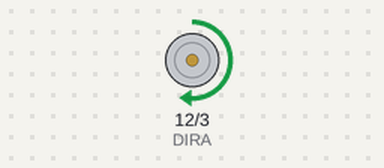
This sketch was run on a simulated Arduino Uno, built with avr-gcc and run on an emulated ATmega328P. Parts: direction and speed pins drawn as motors (green arrow = direction pin HIGH = forward, orange = LOW = backward, longer = more drive).

Above: at 0.2 s.
At 5.5 s:
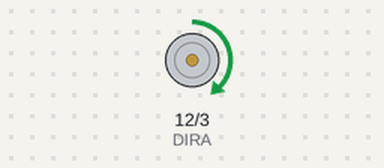
Timing chart, 0 to 13.7 s (numbered marks = the images above):
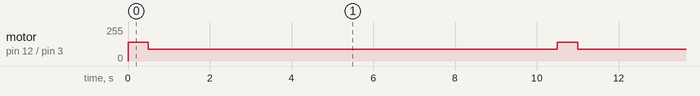

The sketch:

Motor_Check.ino
```cpp
#include <LiquidCrystal.h>
LiquidCrystal lcd(8, 9, 4, 5, 6, 7);           // select the pins used on the LCD panel

#define CW  0
#define CCW 1
#define MOTOR_A 0

const byte PWMA = 3;  // PWM control (speed) for motor A
const byte DIRA = 12; // Direction control for motor A


void setup()
{
 setupArdumoto();
}

void loop()
{
 showPWM_and_IncreasePWM();
 }


void driveArdumoto(byte motor, byte dir, byte spd)
{
  if (motor == MOTOR_A)
  {
    digitalWrite(DIRA, dir);
    analogWrite(PWMA, spd);
  }
  /*else if (motor == MOTOR_B)
  {
    digitalWrite(DIRB, dir);
    analogWrite(PWMB, spd);
  }*/
  else
  {
  }
}


void setupArdumoto()
{
  // All pins should be setup as outputs:
  pinMode(PWMA, OUTPUT);
  pinMode(DIRA, OUTPUT);

  // Initialize all pins as low:
  digitalWrite(PWMA, LOW);
  digitalWrite(DIRA, LOW);
}

void stopArdumoto(byte motor)
{
  driveArdumoto(motor, 0, 0);
}

/**/
void pwmJump()
{
 driveArdumoto(MOTOR_A, CCW, 140);
 delay(500);
}

/**/
void showPWM_and_IncreasePWM()
{
  byte valuePWM;
  pwmJump();
  /*more calibration*/
  //for (valuePWM = 100; valuePWM <= 255; valuePWM++)
  //{
  //	driveArdumoto(MOTOR_A, CCW, valuePWM);
  //  lcd.setCursor(0,0);
  //  lcd.print("PWM:");
  //  lcd.print(valuePWM);
  //  delay(4000);
  //  lcd.clear();
  driveArdumoto(MOTOR_A, CCW, 90);
  delay(10000);
 }
```

Measured:
- by itself, motor on pin 12 (DIRA) / pin 3 (PWMA): alternates forward 140/255 for 0.50 s and forward 90/255 for 10.0 s
